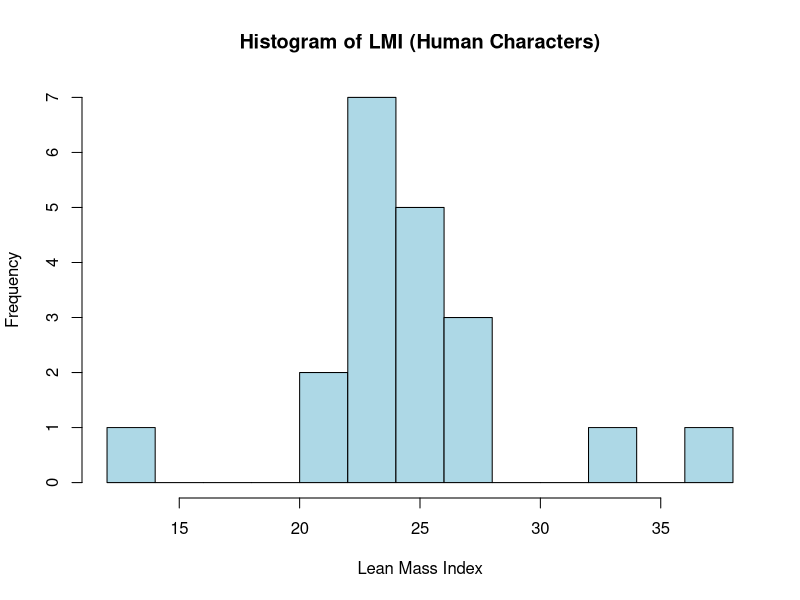
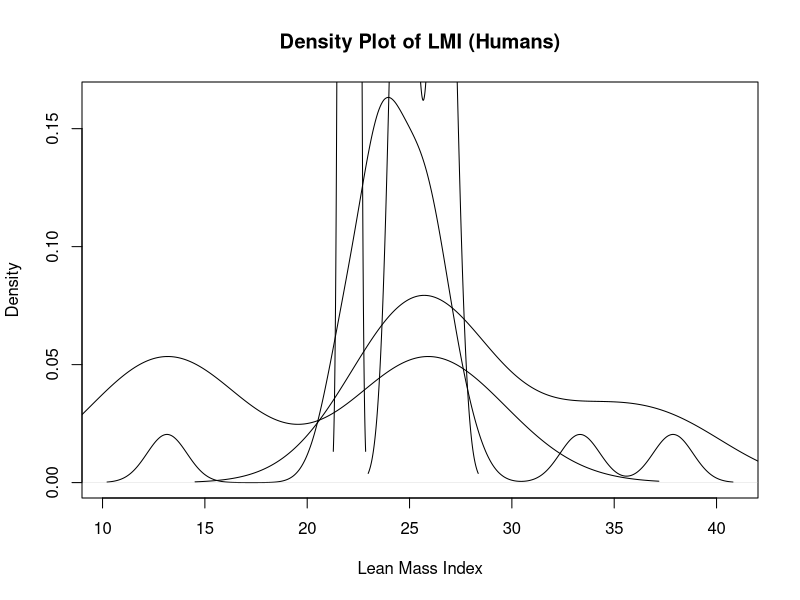
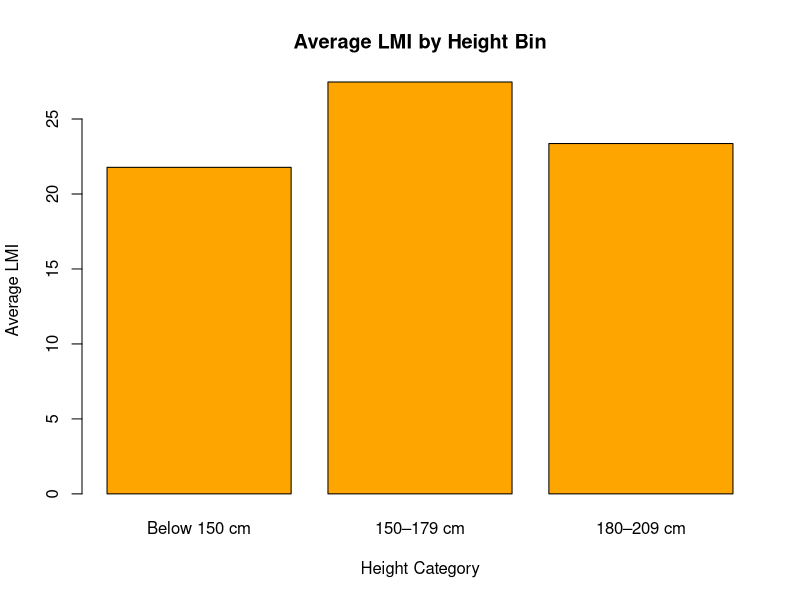

The R source for these figures, in order:
library(dplyr)

# Step 1: Load dataset
data("starwars", package = "dplyr")

# Step 2: Display first rows
head(starwars)

# Step 3: Summary statistics
summary(starwars[, c("height","mass")])

# Step 4: Structure
str(starwars)

# Step 5: Filter Human characters
human_data <- starwars %>%
  filter(species == "Human")

# Step 6: Calculate Lean Mass Index (LMI)
# LMI assumed similar to BMI: mass / (height in meters)^2
human_data <- human_data %>%
  mutate(LMI = mass / (height/100)^2)

# Step 7: Average LMI by homeworld
avg_lmi <- human_data %>%
  group_by(homeworld) %>%
  summarize(avg_LMI = mean(LMI, na.rm = TRUE))

print(avg_lmi)

# Step 8: Histogram of LMI
hist(human_data$LMI,
     breaks = 10,
     main = "Histogram of LMI (Human Characters)",
     xlab = "Lean Mass Index",
     col = "lightblue")

# Step 9: Density Plot grouped by homeworld
plot(density(na.omit(human_data$LMI)),
     main="Density Plot of LMI (Humans)",
     xlab="Lean Mass Index")

# Add density lines by homeworld
homeworlds <- unique(human_data$homeworld)

for(hw in homeworlds){
  hw_data <- human_data$LMI[human_data$homeworld == hw]
  hw_data <- na.omit(hw_data)
  if(length(hw_data) > 1){
    lines(density(hw_data))
  }
}

# Step 10: Height bins
human_data$Height_Bin <- cut(
  human_data$height,
  breaks = c(-Inf,150,180,210,Inf),
  labels = c("Below 150 cm","150–179 cm","180–209 cm","210 cm or above")
)

# Compute average LMI per height bin
bin_avg <- aggregate(LMI ~ Height_Bin,
                     data = human_data,
                     FUN = function(x) mean(x, na.rm=TRUE))

# Bar chart
barplot(bin_avg$LMI,
        names.arg = bin_avg$Height_Bin,
        main="Average LMI by Height Bin",
        xlab="Height Category",
        ylab="Average LMI",
        col="orange")
